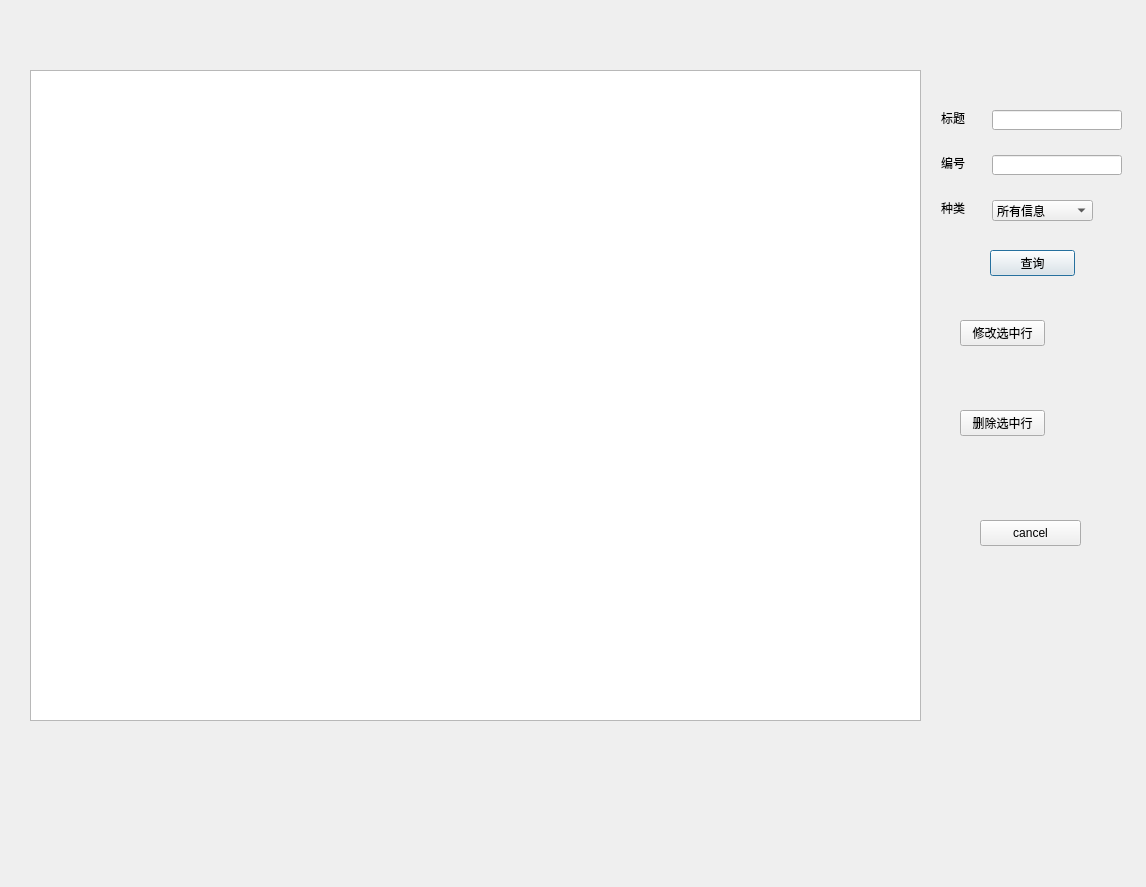
<?xml version="1.0" encoding="UTF-8"?>
<ui version="4.0">
 <class>man_Dialog</class>
 <widget class="QDialog" name="man_Dialog">
  <property name="geometry">
   <rect>
    <x>0</x>
    <y>0</y>
    <width>1146</width>
    <height>887</height>
   </rect>
  </property>
  <property name="windowTitle">
   <string>Dialog</string>
  </property>
  <widget class="QPushButton" name="btn_search">
   <property name="geometry">
    <rect>
     <x>990</x>
     <y>250</y>
     <width>85</width>
     <height>26</height>
    </rect>
   </property>
   <property name="font">
    <font>
     <pointsize>9</pointsize>
    </font>
   </property>
   <property name="text">
    <string>查询</string>
   </property>
   <property name="autoDefault">
    <bool>true</bool>
   </property>
  </widget>
  <widget class="QLineEdit" name="line_title">
   <property name="geometry">
    <rect>
     <x>992</x>
     <y>110</y>
     <width>130</width>
     <height>20</height>
    </rect>
   </property>
  </widget>
  <widget class="QLineEdit" name="line_no">
   <property name="geometry">
    <rect>
     <x>992</x>
     <y>155</y>
     <width>130</width>
     <height>20</height>
    </rect>
   </property>
  </widget>
  <widget class="QTableView" name="tableView">
   <property name="geometry">
    <rect>
     <x>30</x>
     <y>70</y>
     <width>891</width>
     <height>651</height>
    </rect>
   </property>
  </widget>
  <widget class="QLabel" name="label">
   <property name="geometry">
    <rect>
     <x>941</x>
     <y>110</y>
     <width>63</width>
     <height>16</height>
    </rect>
   </property>
   <property name="text">
    <string>标题</string>
   </property>
  </widget>
  <widget class="QLabel" name="label_2">
   <property name="geometry">
    <rect>
     <x>941</x>
     <y>155</y>
     <width>63</width>
     <height>16</height>
    </rect>
   </property>
   <property name="text">
    <string>编号</string>
   </property>
  </widget>
  <widget class="QLabel" name="label_3">
   <property name="geometry">
    <rect>
     <x>941</x>
     <y>200</y>
     <width>63</width>
     <height>16</height>
    </rect>
   </property>
   <property name="text">
    <string>种类</string>
   </property>
  </widget>
  <widget class="QComboBox" name="comboBox">
   <property name="geometry">
    <rect>
     <x>992</x>
     <y>200</y>
     <width>101</width>
     <height>21</height>
    </rect>
   </property>
   <item>
    <property name="text">
     <string>所有信息</string>
    </property>
   </item>
   <item>
    <property name="text">
     <string>图书</string>
    </property>
   </item>
   <item>
    <property name="text">
     <string>视频光盘</string>
    </property>
   </item>
   <item>
    <property name="text">
     <string>图画</string>
    </property>
   </item>
  </widget>
  <widget class="QPushButton" name="btn_quit">
   <property name="geometry">
    <rect>
     <x>980</x>
     <y>520</y>
     <width>101</width>
     <height>26</height>
    </rect>
   </property>
   <property name="text">
    <string>cancel</string>
   </property>
   <property name="autoDefault">
    <bool>false</bool>
   </property>
  </widget>
  <widget class="QPushButton" name="btn_update">
   <property name="geometry">
    <rect>
     <x>960</x>
     <y>320</y>
     <width>85</width>
     <height>26</height>
    </rect>
   </property>
   <property name="text">
    <string>修改选中行</string>
   </property>
  </widget>
  <widget class="QPushButton" name="btn_del">
   <property name="geometry">
    <rect>
     <x>960</x>
     <y>410</y>
     <width>85</width>
     <height>26</height>
    </rect>
   </property>
   <property name="text">
    <string>删除选中行</string>
   </property>
  </widget>
  <widget class="QLabel" name="as_update">
   <property name="geometry">
    <rect>
     <x>960</x>
     <y>360</y>
     <width>111</width>
     <height>20</height>
    </rect>
   </property>
   <property name="styleSheet">
    <string notr="true">color: rgb(255, 89, 92);</string>
   </property>
   <property name="text">
    <string/>
   </property>
  </widget>
 </widget>
 <tabstops>
  <tabstop>line_title</tabstop>
  <tabstop>line_no</tabstop>
  <tabstop>comboBox</tabstop>
  <tabstop>btn_search</tabstop>
  <tabstop>btn_quit</tabstop>
  <tabstop>tableView</tabstop>
 </tabstops>
 <resources/>
 <connections/>
</ui>
